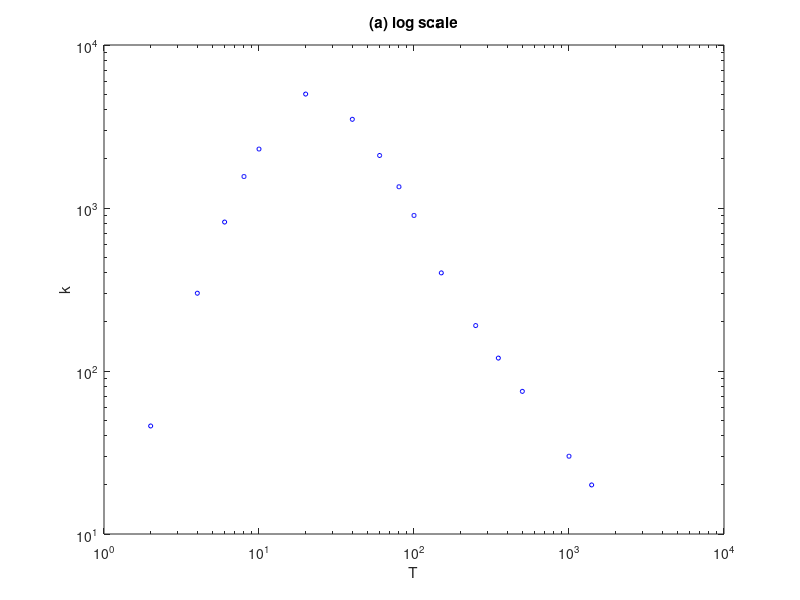

MATLAB code for this plot: (Note: this script raises an error after producing the figure.)
clc; clear;
T = [2 4 6 8 10 20 40 60 80 100 150 250 ...
    350 500 1000 1400];
k = [46 300 820 1560 2300 5000 3500 2100 ...
    1350 900 400 190 120 75 30 20];

loglog(T,k, 'bo', 'MarkerSize', 3)
xlabel("T")
ylabel("k")
title("(a) log scale")

% order 2
x = log10(T);
y = log10(k);
p2 = curvefit2(x, y);

syms k_syms T_syms
k_eqn = solve(log10(k_syms) == p2(1)*log10(T_syms)^2 + p2(2)*log10(T_syms) + p2(3),...
   k_syms );
disp(vpa(k_eqn, 3))
kval = matlabFunction(k_eqn);

T_span = linspace(min(10.^x), max(10.^x), 1000);
p2_span = polyval(p2, T_span);

hold on
plot(T_span, kval(T_span))

% order 3
x = log10(T);
y = log10(k);
p2 = curvefit3(x, y);

syms k_syms T_syms
k_eqn = solve(log10(k_syms) == p2(1)*log10(T_syms)^3 + p2(2)*log10(T_syms)^2 + p2(3)*log10(T_syms) + p2(4),...
   k_syms );
disp(vpa(k_eqn, 3))
kval = matlabFunction(k_eqn);

T_span = linspace(min(10.^x), max(10.^x), 1000);
p2_span = polyval(p2, T_span);

plot(T_span, kval(T_span))

legend("real data", "order 2", "order 3")

% functions
function coef = curvefit2(xpoint, ypoint)
    nval = length(xpoint);
    sumx = sum(xpoint);
    sumx2 = sum(xpoint.^2);
    sumx3 = sum(xpoint.^3);
    sumx4 = sum(xpoint.^4);
    sumy = sum(ypoint);
    sumxy = sum(xpoint.*ypoint);
    sumx2y = sum((xpoint.^2).*ypoint);
    coef = [nval sumx sumx2; sumx sumx2 sumx3; sumx2 sumx3 sumx4] \ [sumy; sumxy; sumx2y];
    coef = flip(coef');
end

function coef = curvefit3(xpoint, ypoint)
    nval = length(xpoint);
    sumx = sum(xpoint);
    sumx2 = sum(xpoint.^2);
    sumx3 = sum(xpoint.^3);
    sumx4 = sum(xpoint.^4);
    sumx5 = sum(xpoint.^5);
    sumx6 = sum(xpoint.^6);
    sumy = sum(ypoint);
    sumxy = sum(xpoint.*ypoint);
    sumx2y = sum((xpoint.^2).*ypoint);
    sumx3y = sum((xpoint.^3).*ypoint);
    coef = [nval sumx sumx2 sumx3; sumx sumx2 sumx3 sumx4; sumx2 sumx3 sumx4 sumx5; sumx3 sumx4 sumx5 sumx6] \ [sumy; sumxy; sumx2y; sumx3y];
    coef = flip(coef');
end
